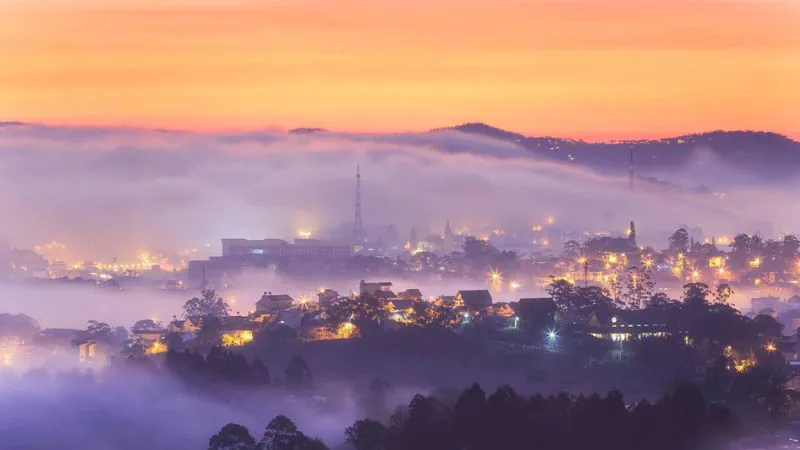
#> input picture dulich-pipeline/data/album/02_1_Header.webp, 800 x 450 px; its folder holds only this picture in this run
$ python -i muoi-dalat-travel-guide_renderer.py   (imports and definitions only)
#> lines starting #> are read from the running program, lines starting #| are printed output that depends on the picture; after the words box and inside, x2 and y2 are one past the last pixel; in counts of white or black regions, pixels touching at a corner belong together
### dulich-pipeline/tools/render_utils.py
"""
render_utils.py — Shared rendering helpers cho tất cả template renderers.

Import pattern:
    from tools.render_utils import (
        load_bg, load_thumb, rounded_thumb, placeholder_thumb,
        pill, draw_pin_icon, draw_text_in_box, load_font,
        anton, noto, beviet_bold, dancing,
        apply_bottom_gradient, draw_venue_card_bottom,
        draw_venue_text_row, save_slide,
    )
"""

from __future__ import annotations

import os
from pathlib import Path

from PIL import Image, ImageDraw, ImageFont, ImageFilter

ASSETS_FONTS = Path(__file__).parent.parent / "assets" / "fonts"


# ── Font loading ──────────────────────────────────────────────────────────────

def load_font(name: str, size: int) -> ImageFont.FreeTypeFont | ImageFont.ImageFont:
    local = ASSETS_FONTS / name
    if local.exists():
        try:
            return ImageFont.truetype(str(local), size)
        except Exception:
            pass
    stem = Path(name).stem.lower()
    for sysdir in (Path("C:/Windows/Fonts"), Path("/System/Library/Fonts"),
                   Path("/Library/Fonts"), Path("/usr/share/fonts"),
                   Path.home() / "Library" / "Fonts"):
        if not sysdir.exists():
            continue
        for f in sysdir.rglob("*.ttf"):
            if stem in f.name.lower():
                try:
                    return ImageFont.truetype(str(f), size)
                except Exception:
                    pass
    return ImageFont.load_default()


# Map ký tự typographic → ASCII cho các font handwriting thiếu glyph (vd FCDKCoolCrayon thiếu '%').
_HAND_MAP = {"%": "", "…": "...", "“": '"', "”": '"', "‘": "'", "’": "'",
             "–": "-", "—": "-", "•": "-", "→": "-", "×": "x"}


# [12 lines left out: function safe_hand_text, not called in this run]


def anton(size: int):
    return load_font("Anton-Regular.ttf", size)


def noto(size: int):
    for name in ("NotoSans-VF.ttf", "NotoSans-Regular.ttf"):
        local = ASSETS_FONTS / name
        if local.exists():
            try:
                return ImageFont.truetype(str(local), size)
            except Exception:
                pass
    return load_font("NotoSans-Regular.ttf", size)


def beviet_bold(size: int):
    return load_font("BeVietnamPro-Bold-full.ttf", size)


def dancing(size: int):
    return load_font("DancingScript-VF.ttf", size)


def alata(size: int):
    return load_font("Alata-Regular.ttf", size)


def mtd_summer_show(size: int):
    return load_font("MTDSummerShow.otf", size)


def mtd_cheese_sauce(size: int):
    return load_font("MTDSummerShow-Badge.otf", size)


def mtd_quaver(size: int):
    return load_font("MTDSummerShow2.otf", size)


# ── Background & thumbnail loading ────────────────────────────────────────────

def load_bg(path: str, canvas_w: int = 1080, canvas_h: int = 1280,
            blur: bool = False, overlay_alpha: int = 0) -> Image.Image:
    """Load + center-crop + resize image to (canvas_w, canvas_h)."""
#> called with path = '../data/album/02_1_Header.webp', canvas_w = 1080, canvas_h = 1280, blur = False, overlay_alpha = 0
    if path and os.path.exists(path):
        img = Image.open(path).convert("RGB")
#> img is the input picture: PIL image 800x450 RGB; mean R, G, B 171.3, 132.8, 137.4
    else:
        img = Image.new("RGB", (canvas_w, canvas_h), (50, 50, 50))

    iw, ih = img.size
#> iw = 800; ih = 450
    target_ratio = canvas_w / canvas_h
    if iw / ih > target_ratio:
        new_w = int(ih * target_ratio)
#> new_w = 379
        img = img.crop(((iw - new_w) // 2, 0, (iw + new_w) // 2, ih))
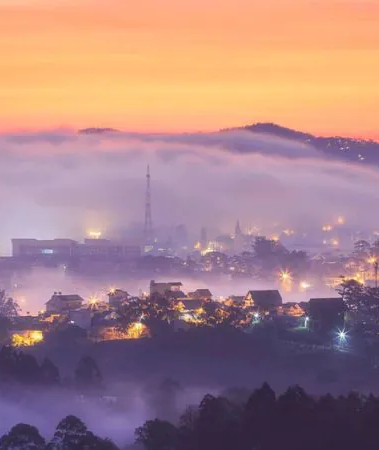
#> img: PIL image 379x450 RGB; mean R, G, B 166.7, 130.1, 134.1
    else:
        new_h = int(iw / target_ratio)
        img = img.crop((0, (ih - new_h) // 2, iw, (ih + new_h) // 2))
    img = img.resize((canvas_w, canvas_h), Image.Resampling.LANCZOS)
#> img: PIL image 1080x1280 RGB

    if blur:
        img = img.filter(ImageFilter.GaussianBlur(radius=8))
    if overlay_alpha > 0:
        ov = Image.new("RGBA", (canvas_w, canvas_h), (0, 0, 0, overlay_alpha))
        img = img.convert("RGBA")
        img.alpha_composite(ov)
        img = img.convert("RGB")
    return img


def placeholder_thumb(size: tuple) -> Image.Image:
    img = Image.new("RGB", size, (210, 210, 210))
    d = ImageDraw.Draw(img)
    cx, cy = size[0] // 2, size[1] // 2
    r = min(size) // 5
    d.ellipse([cx - r, cy - r, cx + r, cy + r], outline=(160, 160, 160), width=2)
    return img


def load_thumb(path: str, size: tuple) -> Image.Image:
    """Center-crop + resize to `size`."""
    if path and os.path.exists(path):
        img = Image.open(path).convert("RGB")
        iw, ih = img.size
        target_ratio = size[0] / size[1]
        if iw / ih > target_ratio:
            new_w = int(ih * target_ratio)
            img = img.crop(((iw - new_w) // 2, 0, (iw + new_w) // 2, ih))
        else:
            new_h = int(iw / target_ratio)
            img = img.crop((0, (ih - new_h) // 2, iw, (ih + new_h) // 2))
        return img.resize(size, Image.Resampling.LANCZOS)
    return placeholder_thumb(size)


# [61 lines left out: functions rounded_thumb, pill, draw_pin_icon, draw_text_in_box, not called in this run]


# ── New shared helpers ────────────────────────────────────────────────────────

def apply_bottom_gradient(img: Image.Image, start_y_frac: float = 0.55,
                          max_alpha: int = 200) -> Image.Image:
    """Alpha-composite a vertical gradient (transparent→black) over img.

    start_y_frac: fraction of height where gradient starts (0.0 = top, 1.0 = bottom).
    max_alpha: opacity at the very bottom edge.
    Returns a new RGBA image.
    """
#> called with start_y_frac = 0.3, max_alpha = 210
    w, h = img.size
#> w = 1080; h = 1280
    gradient = Image.new("RGBA", (w, h), (0, 0, 0, 0))
#> gradient: PIL image 1080x1280 RGBA; every value is 0
    pix = gradient.load()
    start_y = int(h * start_y_frac)
#> start_y = 384
    fade_h = h - start_y
#> fade_h = 896
    for y in range(start_y, h):
        alpha = int(max_alpha * (y - start_y) / max(fade_h, 1))
        for x in range(w):
            pix[x, y] = (0, 0, 0, alpha)
    base = img.convert("RGBA")
    base.alpha_composite(gradient)
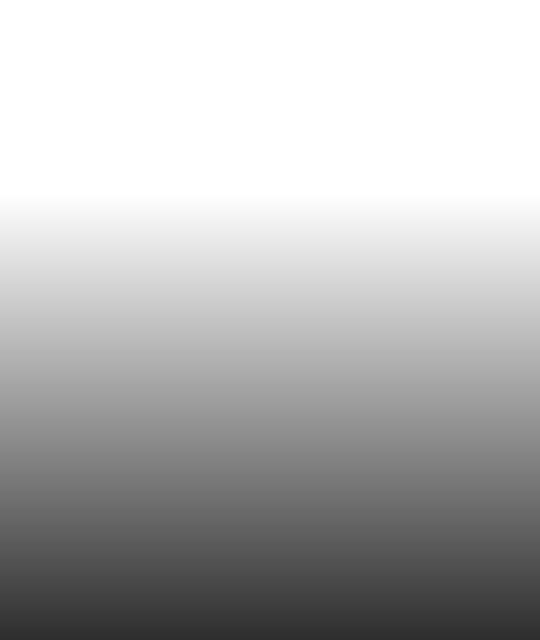
#> gradient: PIL image 1080x1280 RGBA (shown at 1/2 size); mean R, G, B, A 0, 0, 0, 73.1; transparent parts drawn white
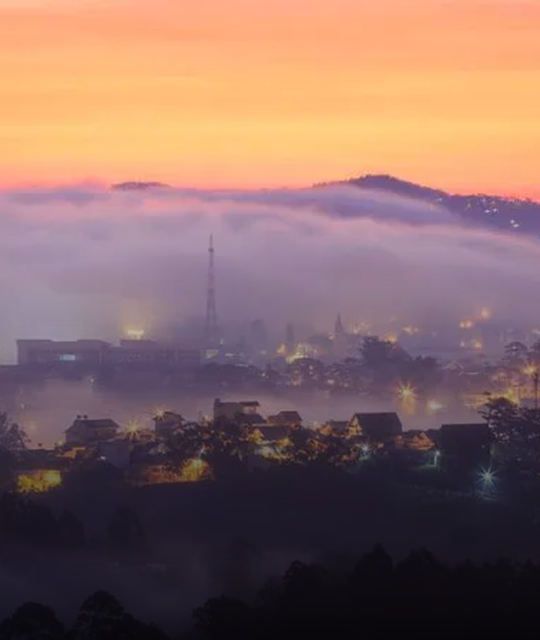
#> base: PIL image 1080x1280 RGBA (shown at 1/2 size); mean R, G, B, A 136.6, 105.3, 100.5, 255
    return base


# [72 lines left out: functions draw_venue_card_bottom, draw_venue_text_row, not called in this run]


def save_slide(canvas: Image.Image, layer: Image.Image, out_path: str) -> str:
    """Alpha-composite layer onto canvas, convert to RGB, save to out_path."""
    canvas.alpha_composite(layer)
    out = canvas.convert("RGB")
    Path(out_path).parent.mkdir(parents=True, exist_ok=True)
    out.save(out_path, "PNG")
    return out_path

### dulich-pipeline/tools/muoi-dalat-travel-guide_renderer.py
"""
muoi-dalat-travel-guide_renderer.py — Album renderer for the "Muối Đà Lạt Travel Guide" template.

Canvas: 1080 x 1280 px
Color palette:
    yellow   #F5C800
    white    #FFFFFF
    dark_bg  #1A1A1A
    dark_card #0D1B3E
    dark_card_alt #1A2B5A
    overlay_dark #2B2B2B
    accent_red #8B0000
    sky_blue #87CEEB

6 slides:
  1. render_cover         — full-bleed photo, gradient + dark overlay, bold yellow headline
  2. render_tip_venue_1   — heavy dark overlay, title + tip text + bullet list + 2 thumbnails
  3. render_tip_venue_2   — same base, two-column venue list, 3 thumbnails bottom row
  4. render_tip_venue_3   — same as slide 3, food/restaurant topic, inline price highlights
  5. render_tip_venue_4   — same as slide 3, café topic
  6. render_tip_venue_5   — activities topic, fewer bullets, larger thumbnails, optional hero inset
"""

from __future__ import annotations

import sys
from pathlib import Path

sys.path.insert(0, str(Path(__file__).parent.parent))

from typing import Optional, List, Tuple
from PIL import Image, ImageDraw

from tools.render_utils import (
    load_bg,
    load_thumb,
    placeholder_thumb,
    pill,
    apply_bottom_gradient,
    save_slide,
    beviet_bold,
    noto,
    dancing,
    anton,
)

W, H = 1080, 1280

# ── Palette ───────────────────────────────────────────────────────────────────
YELLOW      = (245, 200, 0)
WHITE       = (255, 255, 255)
DARK_BG     = (26, 26, 26)
DARK_CARD   = (13, 27, 62)
DARK_CARD_ALT = (26, 43, 90)
OVERLAY_DARK = (43, 43, 43)
ACCENT_RED  = (139, 0, 0)
SKY_BLUE    = (135, 206, 235)
PIN_COLOR   = (245, 200, 0)   # yellow pin for this template

# ── Internal helpers ──────────────────────────────────────────────────────────

def _dark_overlay(canvas: Image.Image, alpha: int = 210) -> Image.Image:
    """Apply a flat dark RGBA rectangle over the full canvas and return new RGBA image."""
#> called with alpha = 210
    ov = Image.new("RGBA", (W, H), (20, 20, 16, alpha))
    result = canvas.convert("RGBA")
    result.alpha_composite(ov)
    return result


# [12 lines left out: function _title_text, not called in this run]


def _wrap_text(draw: ImageDraw.ImageDraw, text: str, font, max_w: int) -> List[str]:
    """Word-wrap text into lines that fit within max_w. Honors explicit newlines."""
    lines: List[str] = []
    for seg in text.split("\n"):
        words = seg.split()
        cur = ""
        for word in words:
            test = (cur + " " + word).strip()
            if draw.textlength(test, font=font) <= max_w:
                cur = test
            else:
                if cur:
                    lines.append(cur)
                cur = word
        lines.append(cur)
    return lines


def _draw_wrapped(draw: ImageDraw.ImageDraw, text: str, x: int, y: int,
                  font, color: tuple, max_w: int, line_h: Optional[int] = None) -> int:
    """Draw word-wrapped text. Returns bottom y."""
    lh = line_h or (font.size + 8)
    for line in _wrap_text(draw, text, font, max_w):
        draw.text((x, y), line, font=font, fill=color)
        y += lh
    return y


def _draw_section_label(draw: ImageDraw.ImageDraw, text: str, y: int,
                         font, x: int = 60) -> int:
    """Draw yellow section subheader. Returns bottom y."""
    draw.text((x, y), text, font=font, fill=YELLOW)
    bb = draw.textbbox((0, 0), text, font=font)
    return y + (bb[3] - bb[1]) + 12


# [19 lines left out: functions _draw_pin_prefix, _draw_bullet_list, not called in this run]


def _draw_two_col_list(draw: ImageDraw.ImageDraw, items: List[str],
                        x1: int, x2: int, y: int, font,
                        color: tuple = WHITE, pin_color: tuple = YELLOW,
                        line_h: int = 48) -> int:
    """Split items into two columns and draw in parallel. Returns max final y."""
    left  = items[: len(items) // 2 + len(items) % 2]
    right = items[len(items) // 2 + len(items) % 2:]
    y_left  = y
    y_right = y
    pin_char = "●"
    pin_w = int(draw.textlength(pin_char, font=font)) + 8
    for item in left:
        draw.text((x1, y_left), pin_char, font=font, fill=pin_color)
        draw.text((x1 + pin_w, y_left), item, font=font, fill=color)
        y_left += line_h
    for item in right:
        draw.text((x2, y_right), pin_char, font=font, fill=pin_color)
        draw.text((x2 + pin_w, y_right), item, font=font, fill=color)
        y_right += line_h
    return max(y_left, y_right)


def _draw_thumbnail_row(layer: Image.Image, paths: List[str], size: Tuple[int, int],
                         y_top: int, captions: List[str],
                         caption_font, caption_color: tuple = WHITE,
                         gap: int = 16) -> None:
    """Load and paste thumbnails in a centered row with captions below each."""
    draw = ImageDraw.Draw(layer)
    n = len(paths)
    if n == 0:
        return
    total_w = n * size[0] + (n - 1) * gap
    x_start = (W - total_w) // 2
    for i, path in enumerate(paths):
        px = x_start + i * (size[0] + gap)
        thumb = load_thumb(path, size)
        thumb_rgba = thumb.convert("RGBA")
        layer.paste(thumb_rgba, (px, y_top), thumb_rgba)
        if i < len(captions) and captions[i]:
            cap = captions[i]
            cw = int(draw.textlength(cap, font=caption_font))
            cx = px + (size[0] - cw) // 2
            cy = y_top + size[1] + 6
            draw.text((cx, cy), cap, font=caption_font, fill=caption_color)


def _price_segments(text: str) -> List[Tuple[str, bool]]:
    """Parse text for [price] tokens. Returns list of (chunk, is_price)."""
    import re
    parts = re.split(r"(\[[^\]]+\])", text)
    result = []
    for p in parts:
        if p.startswith("[") and p.endswith("]"):
            result.append((p[1:-1], True))
        else:
            result.append((p, False))
    return result


# [233 lines left out: functions _draw_price_inline, render_cover, render_tip_venue_1, render_tip_venue_2, not called in this run]


def render_tip_venue_3(
    bg_path: str,
    out_path: str,
    title: str = "ĂN GÌ Ở ĐÀ LẠT?",
    tip_text: str = "Đặc sản Đà Lạt rất đa dạng. Nhớ thử bánh mì xíu mại, bơ, dâu tây và các món nướng chợ Đêm.",
    section_label: str = "QUÁN ĂN ĐẶC SẢN",
    venues: Optional[List[str]] = None,
    thumb_paths: Optional[List[str]] = None,
    thumb_captions: Optional[List[str]] = None,
    price_note: str = "",
) -> str:
    """
    Slide 4 — Food topic. Same layout as slide 3 with inline price highlights.
    Wrap [price] in the tip_text to render prices in yellow.
    """
    img = load_bg(bg_path, W, H)
    img_grad = apply_bottom_gradient(img, start_y_frac=0.3, max_alpha=210)
    canvas = _dark_overlay(img_grad, alpha=210)

    layer = Image.new("RGBA", (W, H), (0, 0, 0, 0))
    draw  = ImageDraw.Draw(layer)

    font_title   = beviet_bold(68)
    font_body    = noto(30)
    font_section = beviet_bold(40)
    font_bullet  = noto(28)
    font_caption = noto(24)
    font_price   = beviet_bold(28)

    pad_x    = 60
    max_text = W - pad_x * 2

    # Title
    y = 80
    bb = draw.textbbox((0, 0), title, font=font_title)
#> bb = (0, 2, 69, 10)
    tw = bb[2] - bb[0]
#> tw = 69
    draw.text(((W - tw) // 2, y), title, font=font_title, fill=YELLOW)
    y += (bb[3] - bb[1]) + 28
#> y = 116

    # Tip body — split on price tokens to render inline
    segs = _price_segments(tip_text)
    line_h = font_body.size + 10
    # Simple multi-line: render segments without inline-wrap complexity
    current_line = ""
    for chunk, is_price in segs:
        if not chunk:
            continue
        if is_price:
            if current_line:
                _draw_wrapped(draw, current_line, pad_x, y, font_body, WHITE, max_text, line_h=line_h)
                y += line_h
                current_line = ""
            draw.text((pad_x, y), chunk, font=font_price, fill=YELLOW)
            y += line_h
        else:
            current_line += chunk
#> after the loop, y = 116
    if current_line:
        y = _draw_wrapped(draw, current_line.strip(), pad_x, y, font_body, WHITE, max_text, line_h=line_h)
#> the loop in _draw_wrapped, `for line in _wrap_text(draw, text, font, max_w):` made 2 passes
#> y on passes 1 to 2: 156, 196
#> after the loop in _draw_wrapped, `for line in _wrap_text(draw, text, font, max_w):`: y = 196
#> y = 196
    y += 28
#> y = 224

    # Section label
    y = _draw_section_label(draw, section_label, y, font_section, x=pad_x)
#> y = 245
    y += 8
#> y = 253

    # Two-column venue list
    venue_list = venues or ["Quán Ăn A", "Quán Ăn B", "Quán Ăn C", "Quán Ăn D"]
    thumb_size = (220, 150)
    thumb_row_h = thumb_size[1] + 44
    x1 = pad_x
    x2 = W // 2 + 20

    y = _draw_two_col_list(draw, venue_list, x1, x2, y, font_bullet,
                           color=WHITE, pin_color=YELLOW,
                           line_h=font_bullet.size + 14)
#> the loop in _draw_two_col_list, `for item in left:` made 2 passes
#> y_left on passes 1 to 2: 295, 337
#> after the loop in _draw_two_col_list, `for item in left:`: y_left = 337
#> the loop in _draw_two_col_list, `for item in right:` made 2 passes
#> y = 337

    # Optional price note line
    if price_note:
        y += 12
        draw.text((pad_x, y), price_note, font=font_price, fill=YELLOW)
        y += font_price.size + 12

    y += 12
#> y = 349

    # 3 thumbnails row at bottom
    paths    = (thumb_paths    or ["", "", ""])[:3]
    captions = (thumb_captions or ["", "", ""])[:3]
    _draw_thumbnail_row(layer, paths, thumb_size, max(y, H - thumb_size[1] - 60),
                        captions, font_caption, caption_color=WHITE, gap=14)
#> in placeholder_thumb, `img = Image.new("RGB", size, (210, 210, 210))`: img: PIL image 220x150 RGB; every value is 210
#> in load_thumb, `return placeholder_thumb(size)`:
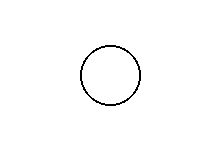
#> returned value: PIL image 220x150 RGB; values 160 (black) and 210 (white), 98.9% white; black in thin lines or dots, all inside (x1, y1, x2, y2) = (80, 45, 141, 106)
#> in _draw_thumbnail_row, `thumb_rgba = thumb.convert("RGBA")`:
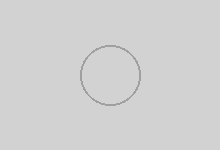
#> thumb_rgba: PIL image 220x150 RGBA; mean R, G, B, A 209.5, 209.5, 209.5, 255
#> in _draw_thumbnail_row, `layer.paste(thumb_rgba, (px, y_top), thumb_rgba)`:
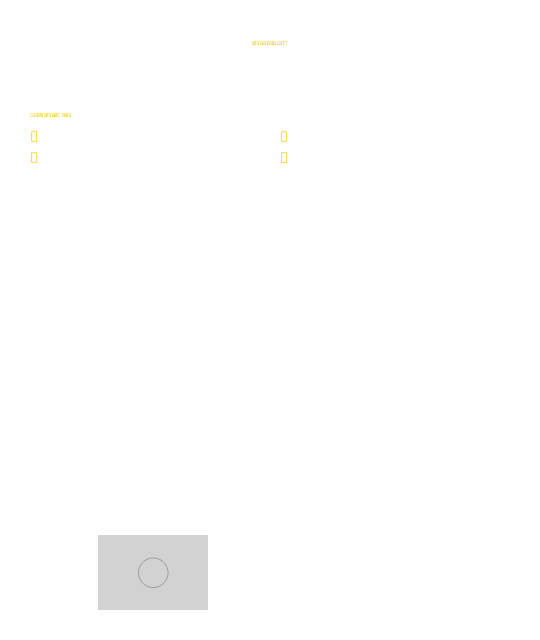
#> layer: PIL image 1080x1280 RGBA (shown at 1/2 size); mean R, G, B, A 8.1, 8.1, 7.9, 8.2; transparent parts drawn white

    return save_slide(canvas, layer, out_path)
#> in save_slide, `canvas.alpha_composite(layer)`:
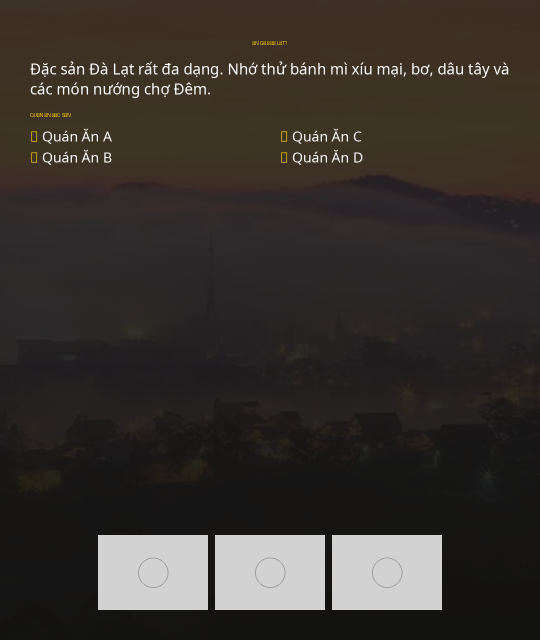
#> canvas: PIL image 1080x1280 RGBA (shown at 1/2 size); mean R, G, B, A 55.6, 50.3, 46.3, 255


# [152 lines left out: functions render_tip_venue_4, render_tip_venue_5, not called in this run]

>>> result = render_tip_venue_3('../data/album/02_1_Header.webp', 'out.png')
#> result = 'out.png'
